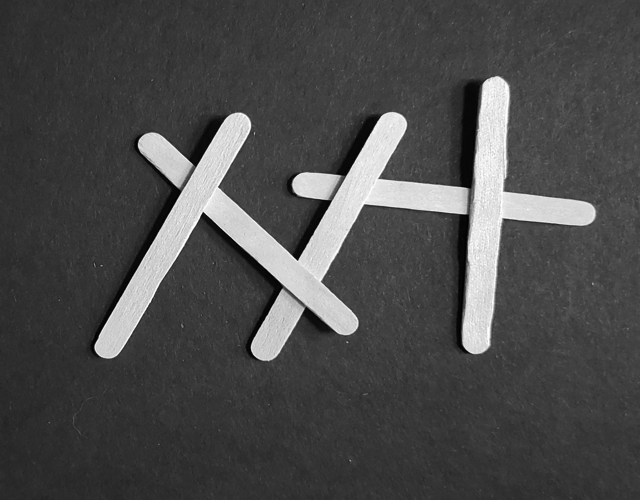
#> input picture Algoritmo de Umbralado de Imagenes/imagenes-umbralar/5-10.bmp, 640 x 500 px; its folder holds only this picture in this run
$ python umbralado.py
#> lines starting #> are read from the running program, lines starting #| are printed output that depends on the picture; after the words box and inside, x2 and y2 are one past the last pixel; in counts of white or black regions, pixels touching at a corner belong together
#> further down, imagen is the input picture: shape (500, 640, 3); min 0, max 255, mean 74.7
import cv2
import os

# Carpetas de entrada y salida..
input_folder = 'imagenes-umbralar/'
output_folder = 'imagenes-umbraladas/'

# Crea la carpeta de salida si no existe.
if not os.path.exists(output_folder):
    os.makedirs(output_folder)

# Función de umbralado.
def umbralado(imagen, umbral, numero):
    # Convierte la imagen a escala de grises.
#> called with umbral = 80, numero = 5
    gris = cv2.cvtColor(imagen, cv2.COLOR_BGR2GRAY)

    # Creación del umbralado.
    umbral, imagen_umbralizada = cv2.threshold(gris, umbral, 255, cv2.THRESH_BINARY)
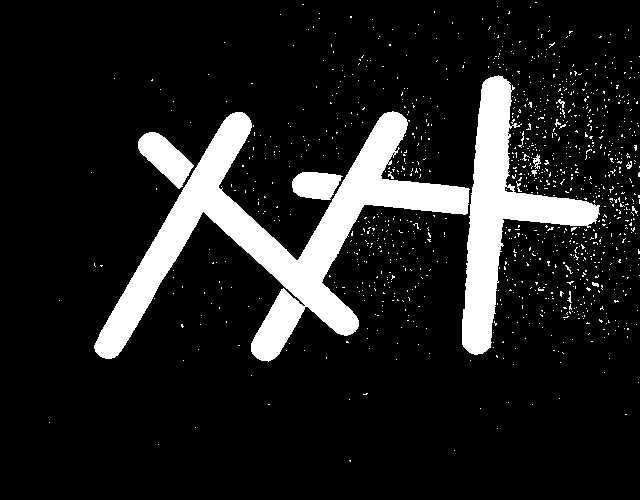
#> imagen_umbralizada: shape (500, 640); 12.7% white; 1073 white regions (1058 under 20 px), largest, box (x1, y1, x2, y2) and area: (94, 111, 470, 362) 23582, (462, 75, 600, 355) 11308, (138, 132, 194, 189) 1610
#> umbral = 80

    # Crea un elemento estructurante de forma cuadrada con tamaño 5x5 píxeles.
    se = cv2.getStructuringElement(cv2.MORPH_RECT, (numero, numero))

    # Aplica la operación morfológica de apertura para eliminar el ruido.
    imagen_procesada = cv2.morphologyEx(imagen_umbralizada, cv2.MORPH_OPEN, se)
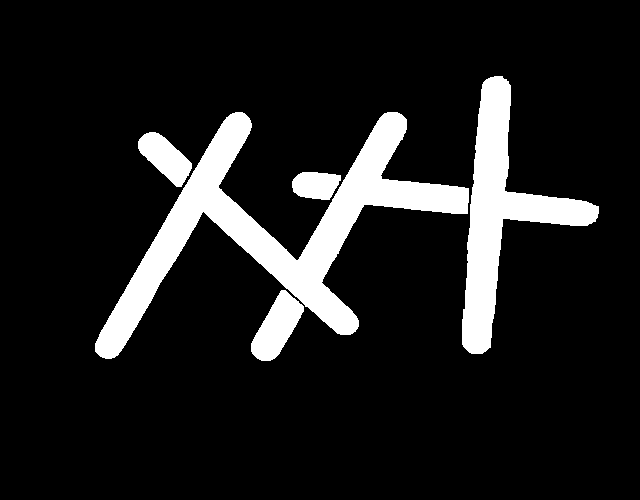
#> imagen_procesada: shape (500, 640); 11.7% white; 5 white regions, box (x1, y1, x2, y2) and area: (95, 112, 469, 359) 21483, (462, 76, 599, 354) 11141, (251, 290, 304, 361) 2038, (138, 132, 192, 187) 1597, (292, 172, 341, 200) 1084

    return imagen_procesada

# Definicón de los Datos por default para el umbralado.
umbralado_input = 80
numero = 5

# Lee las imágenes de la carpeta de entrada y procesa cada una.
for filename in os.listdir(input_folder):
    # Lee la imagen.
    imagen = cv2.imread(os.path.join(input_folder, filename))

    i = 0
    while i != 1:
        if i == 2:
            # Obtiene el umbralado deseado.
            umbralado_input = int(input(f"Introduce el valor de umbralado para la imagen: "))
            numero = int(input(f"Introduce el valor del corazon: "))

        imagen_umbralizada = umbralado(imagen, umbralado_input, numero)

        # Cambia el tamaño de la imagen a 100x100 para mostrarla.
        imagen_umbralizada_pequena = cv2.resize(imagen_umbralizada, (800, 800))
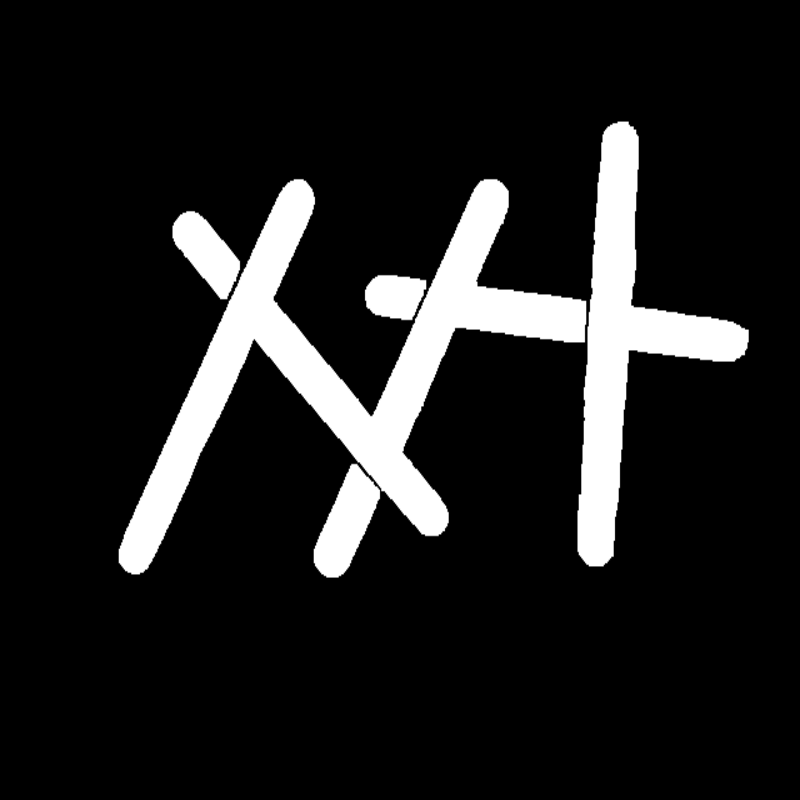
#> imagen_umbralizada_pequena: shape (800, 800); min 0, max 255, mean 29.8

        # Muestra la imagen umbralizada en tamaño reducido.
        cv2.imshow('Imagen umbralizada', imagen_umbralizada_pequena)
        cv2.waitKey(600)
        cv2.destroyAllWindows()
        i = int(input(f"Deseas guardar (1-Si o 0-No), ingresa 2-Si quieres modificar parametros: "))
#> the answer given: 1

    # Guarda la imagen umbralizada en la carpeta de salida.
    cv2.imwrite(os.path.join(output_folder, filename), imagen_umbralizada)

# Cierra todas las ventanas.
cv2.destroyAllWindows()

$ run again, on Algoritmo de Umbralado de Imagenes/imagenes-umbralar/5-6.bmp
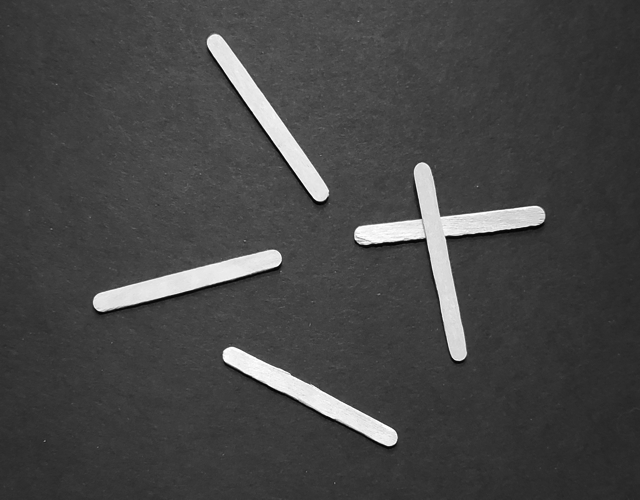
#> input picture Algoritmo de Umbralado de Imagenes/imagenes-umbralar/5-6.bmp, 640 x 500 px
#> imagen is the input picture: shape (500, 640, 3); min 0, max 255, mean 69.6
#> in umbralado, `umbral, imagen_umbralizada = cv2.threshold(gris, umbral, 255, cv2.THRE..`:
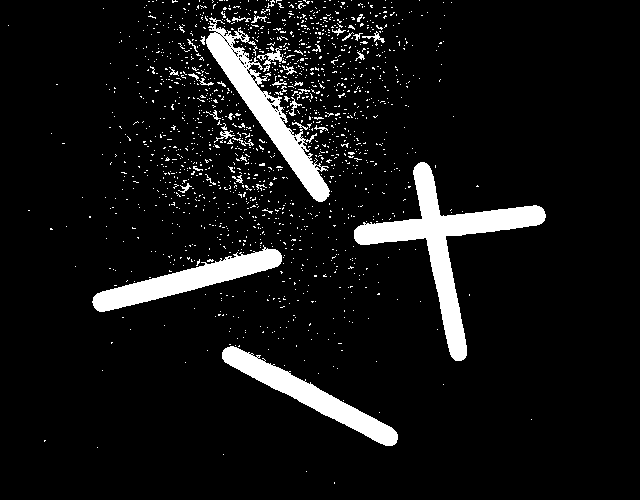
#> imagen_umbralizada: shape (500, 640); 8% white; 1502 white regions (1463 under 20 px), largest, box (x1, y1, x2, y2) and area: (354, 162, 546, 361) 7273, (206, 17, 330, 202) 4921, (92, 245, 282, 312) 3997
#> umbral = 80
#> imagen_procesada: shape (500, 640); 5.9% white; 7 white regions, largest, box (x1, y1, x2, y2) and area: (354, 162, 545, 361) 7252, (93, 249, 282, 312) 3942, (206, 29, 329, 202) 3941
#> `imagen_umbralizada_pequena = cv2.resize(imagen_umbralizada, (800, 800))`:
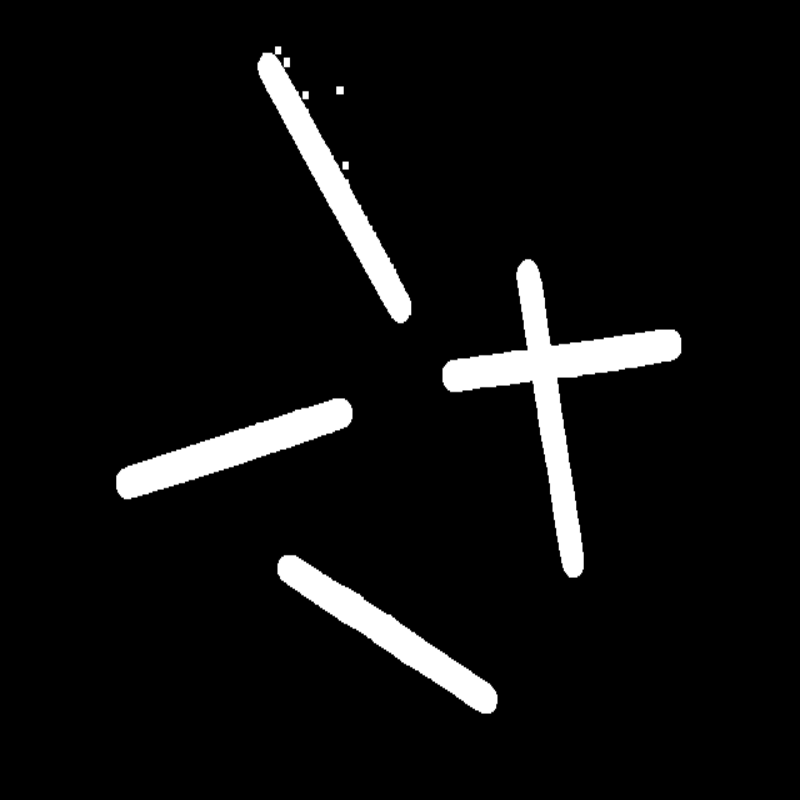
#> imagen_umbralizada_pequena: shape (800, 800); min 0, max 255, mean 15.2
